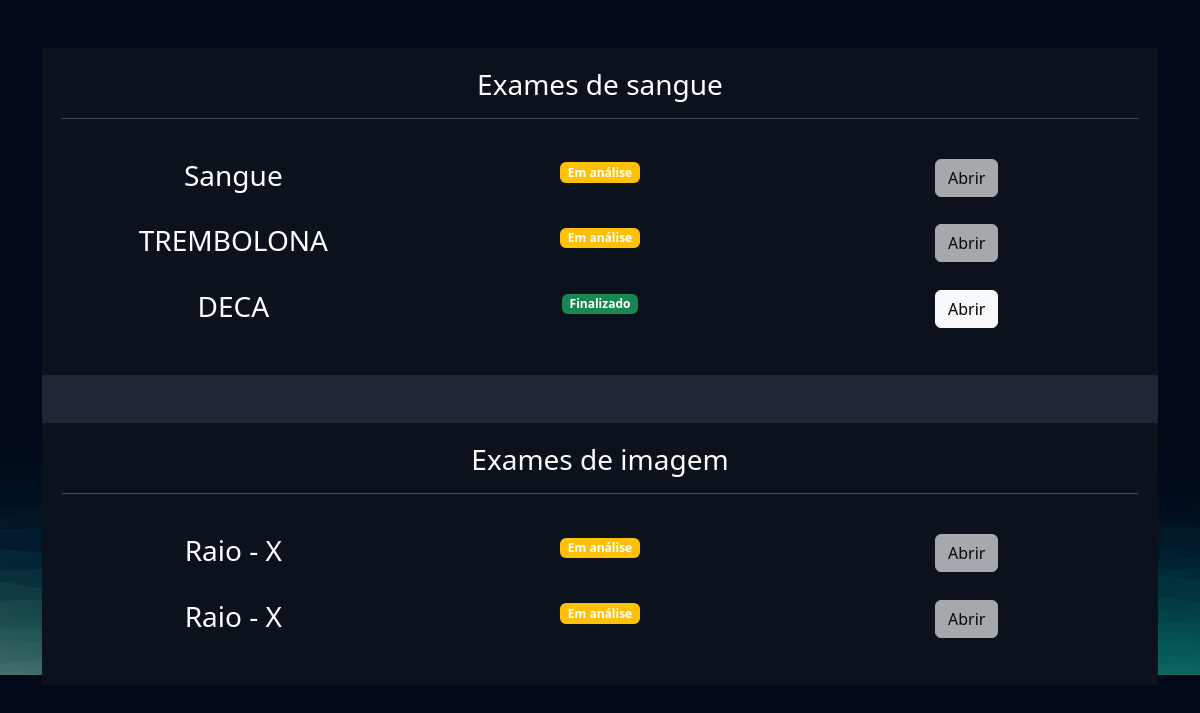
Before: /exames/gerenciar_exames/ (signed in) with the older database file.
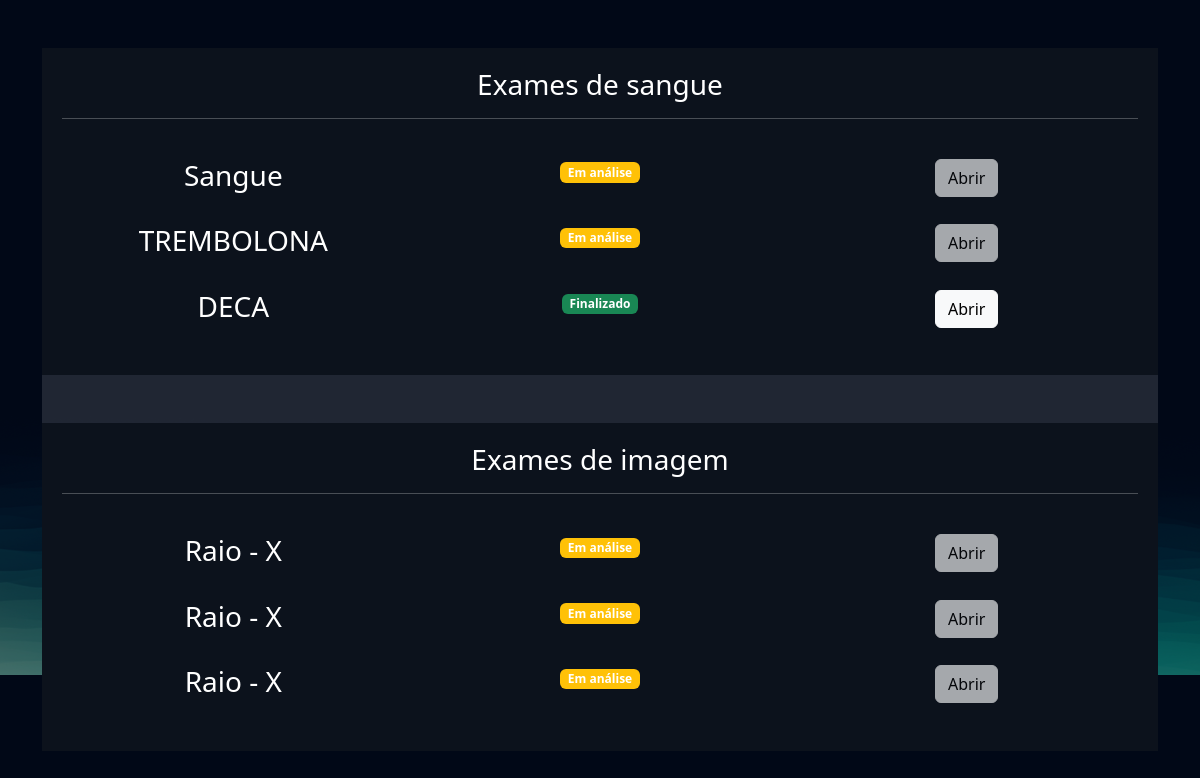
After: the same page with the newer database file.
### exames/models.py (models this page shows, shortened)
class SolicitacaoExame(models.Model):
    choice_status = (
        ('E', 'Em análise'),
        ('F', 'Finalizado')
    )
    usuario = models.ForeignKey(User, on_delete=models.DO_NOTHING)
    exame = models.ForeignKey(TiposExames, on_delete=models.DO_NOTHING)
    status = models.CharField(max_length=2, choices=choice_status)
    resultado = models.FileField(upload_to="resultados", null=True, blank=True)
    requer_senha = models.BooleanField(default=False)
    senha = models.CharField(max_length=16, null=True, blank=True)

class TiposExames(models.Model):
    tipo_choices = (
        ('I', "Exame de imagem"),
        ('S', "Exame de sangue")
    )
    nome = models.CharField(max_length=50)
    tipo = models.CharField(max_length=1, choices=tipo_choices)
    preco = models.FloatField()
    disponivel = models.BooleanField(default=True)
    horario_iniciaL = models.IntegerField()
    horario_final = models.IntegerField()

### exames/views.py (the view)
# urls.py: path('gerenciar_exames/', views.gerenciar_exames, name="gerenciar_exames"),
@login_required
def gerenciar_exames(request):
    exames = SolicitacaoExame.objects.filter(usuario=request.user)
    return render(request, 'gerenciar_exames.html', {'exames': exames})

### exames/templates/gerenciar_exames.html (shortened to what this page needs)
{% extends "bases/base.html" %}
{% load static %}
{% block 'head' %}
    <link href="{% static 'exames/css/css.css' %}" rel="stylesheet">
    <link href="{% static 'exames/css/gerenciar_pedidos.css' %}" rel="stylesheet">
    <link href="{% static 'exames/css/gerenciar_exames.css' %}" rel="stylesheet">
{% endblock 'head' %}
{% block 'conteudo' %}
    <br>
    <br>
    <div class="container">
        <div class="card card-view">
            <div class="sub-card">
                <h3>Exames de sangue</h3>
                <hr>
                <br>
                {% for exame in exames  %}
    {% if  exame.exame.tipo == 'S'%}
        <div class="row">
            <div class="col-md">
                <h3>{{exame.exame.nome}}</h3>
            </div>
            <div class="col-md">
                {% if exame.status == 'E'%}
                    <span class="badge bg-warning">Em análise</span>
                {%else%}
                    <span class="badge bg-success">Finalizado</span>
                {% endif %}
            </div>
            <div class="col-md">
                {% if exame.status == 'F' %}
                    <a href="{% url "permitir_abrir_exame" exame.id %}" class="btn btn-light">Abrir</a>
                {% else %}
                    <a href="#" class="btn btn-light disabled">Abrir</a>
                {% endif %}
            </div>
        </div>
        <br>
    {% endif %}
{% endfor %}
            </div>
            <br>
            <br>
            <div class="sub-card">
                <h3>Exames de imagem</h3>
                <hr>
                <br>
                {% for exame in exames  %}
                {% if  exame.exame.tipo == 'I'%}
        <div class="row">
            <div class="col-md">
                <h3>{{exame.exame.nome}}</h3>
            </div>
            <div class="col-md">
                {% if exame.status == 'E'%}
                    <span class="badge bg-warning">Em análise</span>
                {%else%}
                    <span class="badge bg-success">Finalizado</span>
                {% endif %}
            </div>
            <div class="col-md">
                {% if exame.status == 'F' %}
                    <a href="{% url "permitir_abrir_exame" exame.id %}" class="btn btn-light">Abrir</a>
                {% else %}
                    <a href="#" class="btn btn-light disabled">Abrir</a>
                {% endif %}
            </div>
        </div>
        <br>
    {% endif %}
{% endfor %}
            </div>
        </div>
    </div>
{% endblock 'conteudo' %}

Changed rows visible on the page:
added SolicitacaoExame: exame.nome "Raio - X", status "Em análise", shown under "Exames de imagem"
